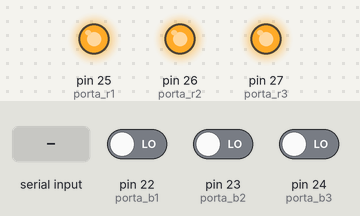
Bench run of a sketch on a simulated Arduino Mega 2560, built with avr-gcc and run on an emulated ATmega2560. On the bench: output pins drawn as LEDs (lit = HIGH). The test bench sets the inputs (shaded band); at power-on: pin 22 (porta_b1) LOW, pin 23 (porta_b2) LOW, pin 24 (porta_b3) LOW.

Above: at 1.2 s.
1.3 s: "1" received over Serial
At 2.6 s:
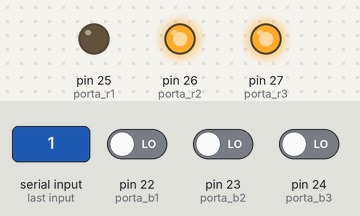
2.9 s: "2" received over Serial
At 4.0 s:
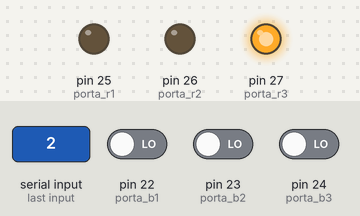
4.6 s: "3" received over Serial
At 5.3 s:
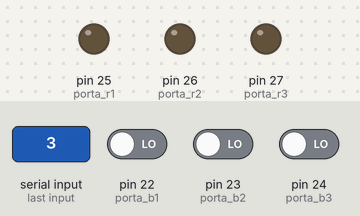
6.3 s: "1" received over Serial
At 7.5 s:
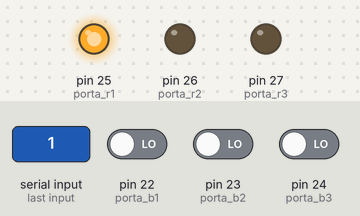
7.8 s: "2" received over Serial
At 8.8 s:
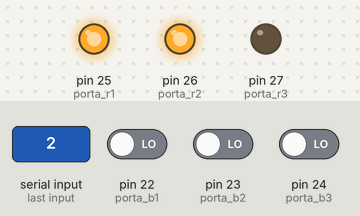
Timing chart, 0 to 10.3 s (numbered marks = the images above; inputs shaded):
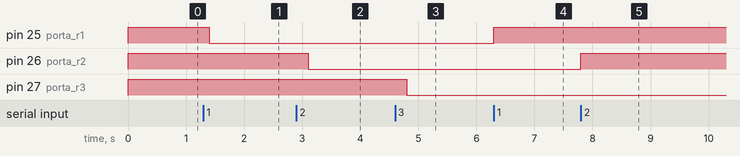

Measured:
- after the input at 1.3 s, pin 25 (porta_r1): HIGH → LOW after 0.10 s
- after the input at 2.9 s, pin 26 (porta_r2): HIGH → LOW after 0.20 s
- after the input at 4.6 s, pin 27 (porta_r3): HIGH → LOW after 0.20 s
- after the input at 6.3 s, pin 25 (porta_r1): LOW → HIGH at once
- after the input at 7.8 s, pin 26 (porta_r2): LOW → HIGH at once

The sketch:

bluetooth.ino
```cpp
byte BOTAO1 = 0;
byte BOTAO2 = 0;
byte BOTAO3 = 0;

byte RELE1 = 1;
byte RELE2 = 1;
byte RELE3 = 2;

byte porta_b1 = 22;
byte porta_b2 = 23;
byte porta_b3 = 24;

byte porta_r1 = 25;
byte porta_r2 = 26;
byte porta_r3 = 27;

void setup(){
  pinMode(porta_b1, INPUT);
  pinMode(porta_b2, INPUT);
  pinMode(porta_b3, INPUT);

  digitalWrite(porta_b1, 0);
  digitalWrite(porta_b2, 0);
  digitalWrite(porta_b3, 0);

  pinMode(porta_r1, OUTPUT);
  pinMode(porta_r2, OUTPUT);
  pinMode(porta_r3, OUTPUT);

  digitalWrite(porta_r1, 1);
  digitalWrite(porta_r2, 1);
  digitalWrite(porta_r3, 1);
  Serial.begin(9600);
}

void loop(){

 BOTAO1 = digitalRead(porta_b1);
 BOTAO2 = digitalRead(porta_b2);
 BOTAO3 = digitalRead(porta_b3);

 char c = Serial.read();
  if(c == '1'){
   RELE1 = !RELE1;
   digitalWrite(porta_r1, RELE1);
  delay(100);
  }

  if(c == '2'){
     RELE2 = !RELE2;
 digitalWrite(porta_r2, RELE2);
 delay(100);
  }
  if(c == '3'){
     RELE3 = !RELE3;
 digitalWrite(porta_r3, RELE3);
  delay(100);
  }


 delay(200);
}
```
